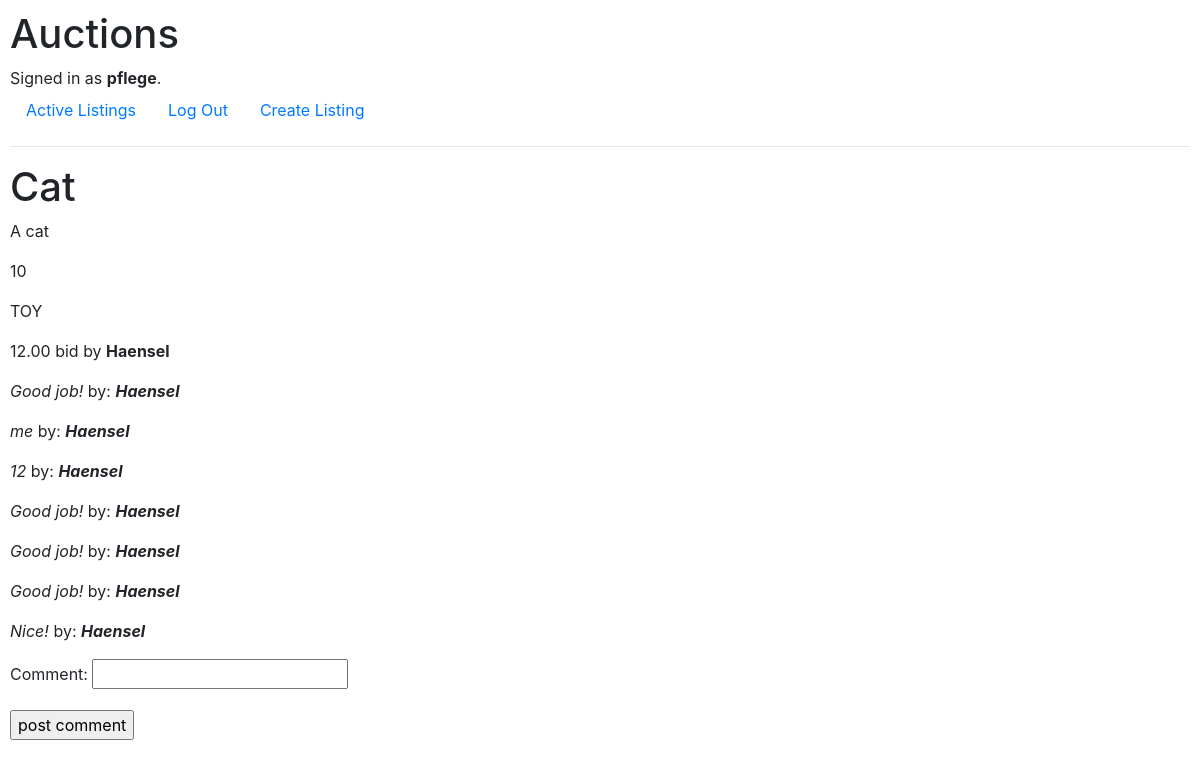
The page /listings/35 (signed in) on the database its author committed.
### auctions/models.py (models this page shows, shortened)
class User(AbstractUser):
    pass

class Listing(models.Model):
    CATEGORY = (
        ('EL', 'electricity'),
        ('TOY', 'toy'),
        ('BK', 'book'),
        ('CL', 'clothing'),
    )
    watch_list = models.ManyToManyField(User, blank = True, related_name="watch_list")
    title = models.CharField(max_length=150)
    description = models.CharField(max_length=150)
    start_bid = models.IntegerField()
    category = models.CharField(max_length = 3, choices = CATEGORY)
    created_by = models.ForeignKey(User, on_delete=models.CASCADE, related_name="placed_by")
    image = models.ImageField(upload_to = 'images', blank=True, null=True)
    auction_open = models.BooleanField()
    def __str__(self):
        return f"title:{self.title}, {self.description}, starting bid: {self.start_bid}, category: {self.category}"

class Bids(models.Model):
    amount = models.DecimalField(max_digits=8, decimal_places=2)
    created_by = models.ForeignKey(User, on_delete=models.CASCADE, related_name="created_by")
    auction_item = models.ForeignKey(Listing, on_delete=models.CASCADE, related_name="bids")

class Comments(models.Model):
    comment = models.CharField(max_length=400)
    auction_item = models.ForeignKey(Listing, on_delete=models.CASCADE, related_name="comments")
    posted_by = models.ForeignKey(User, on_delete=models.CASCADE, related_name= "posted_by")
    def __str__(self):
        return f"{self.comment}, for item: {self.auction_item}, posted by:  {self.posted_by}"

### auctions/views.py (the view, shortened to what this page needs)
# urls.py: re_path(r"listings/(?P<site>[\w]+)$", views.show_one_listing, name = "listing")
def show_one_listing(request, **listing):
    pathList = request.path.split("/")
    cur_listing = Listing.objects.get(id=pathList[len(pathList) - 1])
    cur_biddings = cur_listing.bids.all().order_by("amount") # Get all biddings from the auction
    isCreator = is_current_user_creator(request, cur_listing.created_by)
    if request.method == "GET":
        comments = cur_listing.comments.all()
        print(comments)
        return render(request, 'auctions/listing.html', {
            "biddings": cur_biddings,
            "listing": cur_listing,
            "bidform" : BidForm(),
            "commentform" : CommentForm(),
            "isCreator": isCreator,
            "winner" : get_winner(cur_biddings)==request.user,
            "comments" : comments
        })
    elif request.method == "POST" and "closing" in request.POST:
        cur_listing.auction_open = False
        cur_listing.save()
        return HttpResponseRedirect(reverse("listing", args=(pathList[len(pathList) - 1],)))
    elif request.method == "POST" and "commenting" in request.POST:
        commentForm = CommentForm(request.POST)
        if commentForm.is_valid():
            cur_comment = Comments(comment = commentForm.cleaned_data["comment"], auction_item = cur_listing, posted_by = request.user)
            cur_comment.save()
            return HttpResponseRedirect(reverse("listing", args=(pathList[len(pathList) - 1],)))

### auctions/models.py
class BidForm(forms.ModelForm):
    class Meta:
        model = Bids
        fields = ['amount']

class CommentForm(forms.ModelForm):
    class Meta:
        model = Comments
        fields = ['comment']

### auctions/views.py (called while the page is built)
def is_current_user_creator(request, creator):
    if request.user == creator:
        return True
    else:
        return False

def get_winner(biddings):
    winner = ""
    offer = 0
    for bid in biddings:
        if bid.amount > offer:
            winner = bid.created_by
            offer = bid.amount
    return winner;

### auctions/templates/auctions/listing.html (shortened to what this page needs)
{% extends "auctions/layout.html" %}
{% block body %}
<h1>{{listing.title}}</h1>
<p>{{listing.description}}</p>
<p>{{listing.start_bid}}</p>
<p>{{listing.category}}</p>
{% for bid in biddings %}
<p> {{bid.amount}} bid by <b>{{bid.created_by}}</b></p>
{% empty %}
<p> No active listings. </p>
<p> Startbid: <b>{{listing.start_bid}}</b>
{% endfor %}
{% for comment in comments %}
<p><i>{{comment.comment}}</i> by: <b><i>{{comment.posted_by}}</i></b></p>
{%endfor %}
{% if user.is_authenticated %}
<form action = "{% url 'listing' listing.id %}" method = "post">
	{{commentform.as_p}}
	<input type="submit" value="post comment" name="commenting">
</form>
{% endif %}
{% endblock %}

### auctions/templates/auctions/layout.html (shortened to what this page needs)
{% load static %}
<!DOCTYPE html>
<html lang="en">
    <head>
        <link rel="stylesheet" href="https://stackpath.bootstrapcdn.com/bootstrap/4.4.1/css/bootstrap.min.css">
        <link href="{% static 'auctions/styles.css' %}" rel="stylesheet">
    </head>
    <body>
        <h1>Auctions</h1>
        <div>
            {% if user.is_authenticated %}
                Signed in as <strong>{{ user.username }}</strong>.
            {% else %}
                Not signed in.
            {% endif %}
        </div>
        <ul class="nav">
            <li class="nav-item">
                <a class="nav-link" href="{% url 'active_listings' %}">Active Listings</a>
            </li>
            {% if user.is_authenticated %}
                <li class="nav-item">
                    <a class="nav-link" href="{% url 'logout' %}">Log Out</a>
                </li>
				<li class="nav-item">
					<a class="nav-link" href="{% url 'create_listings' %}">Create Listing</a>
				</li>
            {% endif %}
        </ul>
        <hr>
        {% block body %}
        {% endblock %}
    </body>
</html>

### auctions/static/auctions/styles.css (style rules this page uses)
body { padding: 10px; }

### rows shown on the page
User: username "pflege"
Listing: title "Cat", description "A cat", start_bid "10", category "TOY"
Bids: amount "12.00", created_by "Haensel"
Comments: comment "Good job!", posted_by "Haensel"
Comments: comment "me", posted_by "Haensel"
Comments: comment "12", posted_by "Haensel"
Comments: comment "Good job!", posted_by "Haensel"
Comments: comment "Good job!", posted_by "Haensel"
Comments: comment "Good job!", posted_by "Haensel"
Comments: comment "Nice!", posted_by "Haensel"
